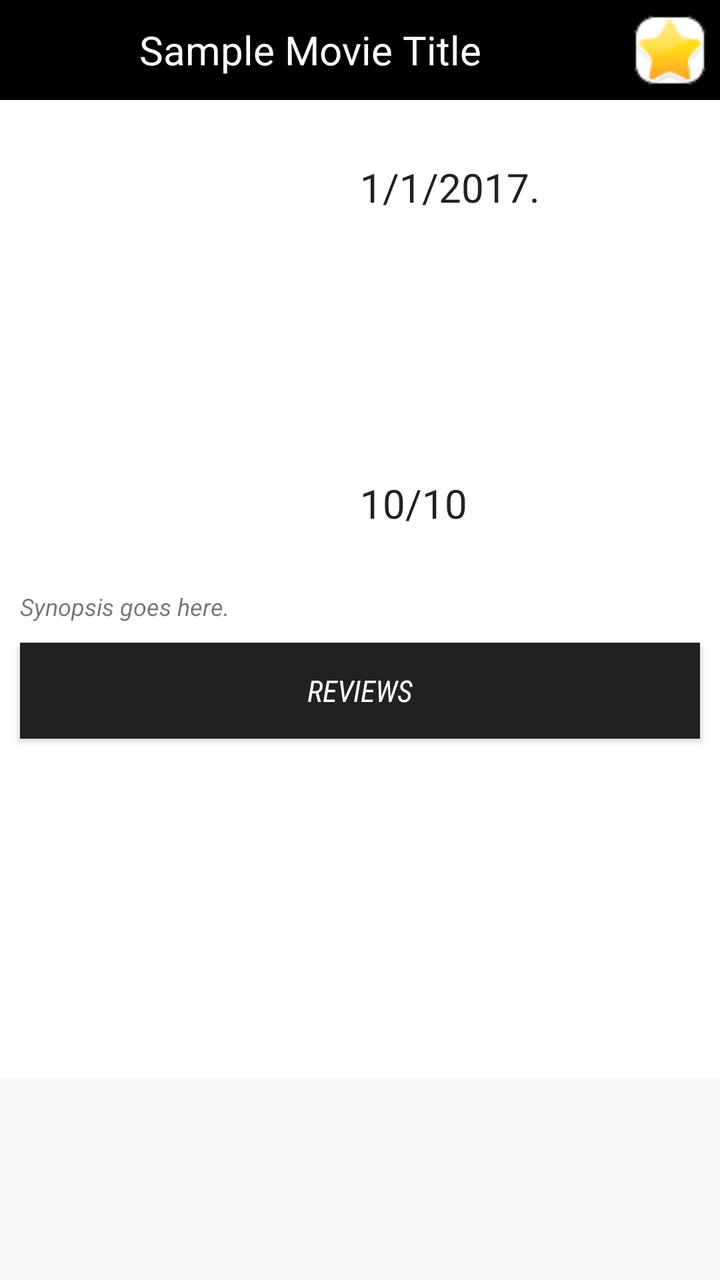
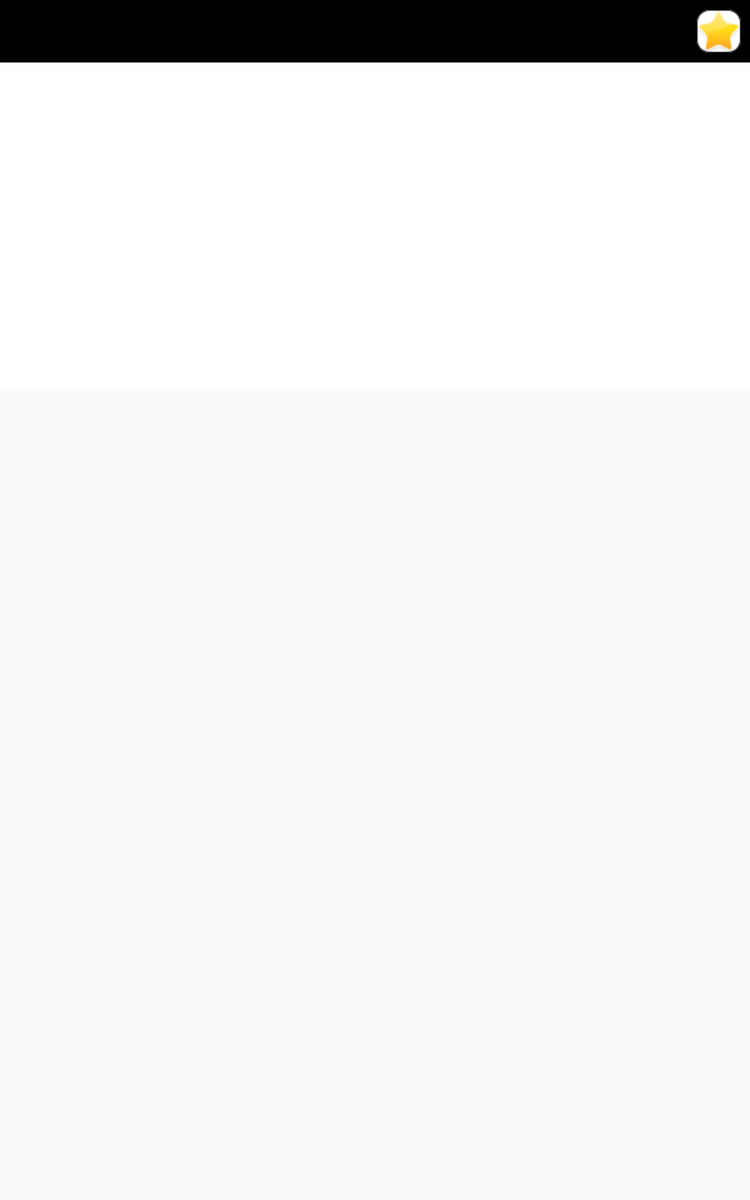

First picture: res/layout/ on a phone held upright. Second picture: the repository's own variant of that layout, on a device whose configuration matches the variant's folder. Source for both follows.
<!-- AndroidManifest.xml: application theme AppTheme -->
<!-- res/layout/info_fragment.xml -->
<?xml version="1.0" encoding="utf-8"?>
<ScrollView
    android:layout_height="match_parent"
    android:layout_width="match_parent"
    android:id="@+id/scroll_info"
    xmlns:android="http://schemas.android.com/apk/res/android">

    <RelativeLayout
        android:layout_width="match_parent"
        android:layout_height="match_parent"
        android:background="@color/colorWhite"
        >
        <LinearLayout
            android:layout_width="match_parent"
            android:layout_height="wrap_content"
            android:orientation="horizontal"
            android:id="@+id/movie_heading"
            android:background="@color/colorWhite">
            <TextView
                android:layout_width="0dp"
                android:layout_height="50dp"
                android:text="Sample Movie Title"
                android:textAppearance="?android:attr/textAppearanceLarge"
                android:textSize="20sp"
                android:id="@+id/movie_title"
                android:background="#000000"
                android:textColor="@color/colorWhite"
                android:gravity="center"
                android:layout_weight="3"/>
            <ImageButton
                android:id="@+id/favorites_button"
                android:layout_width="50dp"
                android:layout_height="50dp"
                android:src = "@drawable/star"
                android:layout_below="@+id/txt_date"
                android:layout_toRightOf="@+id/info_poster" />
        </LinearLayout>

        <ImageView
            android:layout_width="180dp"
            android:layout_height="185dp"
            android:id="@+id/info_poster"
            android:adjustViewBounds="true"
            android:layout_below="@+id/movie_heading"
            android:layout_marginTop="30dp"
            android:layout_alignParentLeft="true"
            android:layout_alignParentStart="true" />

        <TextView
            android:layout_width="match_parent"
            android:layout_height="wrap_content"
            android:text="1/1/2017."
            android:textSize="20sp"
            android:textColor="@color/colorPrimary"
            android:gravity="left"
            android:id="@+id/txt_date"
            android:layout_alignTop="@+id/info_poster"
            android:layout_toRightOf="@+id/info_poster"
            android:layout_toEndOf="@+id/info_poster" />



        <TextView
            android:layout_width="match_parent"
            android:layout_height="wrap_content"
            android:text="10/10"
            android:textSize="20sp"
            android:textColor="@color/colorPrimary"
            android:gravity="left"
            android:id="@+id/txt_vote_avg"
            android:layout_centerVertical="true"
            android:layout_toRightOf="@+id/info_poster"
            android:layout_toEndOf="@+id/info_poster"
            android:layout_alignBottom="@+id/info_poster"/>

        <TextView
            android:layout_width="wrap_content"
            android:layout_height="wrap_content"
            android:text="Synopsis goes here."
            android:textSize="12sp"
            android:textStyle="italic"
            android:layout_marginTop="30dp"
            android:id="@+id/txt_synopsis"
            android:layout_below="@+id/info_poster"
            android:layout_marginLeft="10dp"
            android:layout_marginStart="10dp"
            android:layout_marginEnd="10dp"
            android:layout_marginRight="10dp"
            android:layout_alignParentLeft="true"
            android:layout_alignParentStart="true" />

        <ListView
            android:layout_margin="10dp"

            android:layout_below="@+id/btn_reviews"
            android:id="@+id/listview_trailers"
            android:layout_width="wrap_content"
            android:layout_height="140dp"
            android:background="@drawable/list_divider">

        </ListView>

        <Button
            android:layout_width="match_parent"
            android:layout_height="wrap_content"
            android:layout_margin="10dp"
            android:id="@+id/btn_reviews"
            android:text="Reviews"
            android:textStyle="italic"
            android:textSize="15sp"
            android:fontFamily="sans-serif-condensed"
            android:background="@color/colorPrimary"
            android:textColor="@color/colorWhite"
            android:layout_below="@+id/txt_synopsis"
            android:onClick="getReviews"/>

    </RelativeLayout>

</ScrollView>
<!-- resources referenced by this layout -->
<resources>
  <color name="colorPrimary">#212121</color>
  <color name="colorWhite">#FFFFFF</color>
  <!-- drawable star: png bitmap (drawable, 1741 bytes) -->
  <style name="AppTheme" parent="Theme.AppCompat.Light.DarkActionBar">
          
          <item name="colorPrimary">@color/colorPrimary</item>
          <item name="colorPrimaryDark">@color/colorPrimaryDark</item>
          <item name="colorAccent">@color/colorAccent</item>
      </style>
  <color name="colorPrimaryDark">#303F9F</color>
  <color name="colorAccent">#FF4081</color>
</resources>
<!-- res/layout-sw600dp/info_fragment.xml (the author's variant of the layout above) -->
<!-- drawn on a 7-inch tablet held upright -->
<?xml version="1.0" encoding="utf-8"?>
<ScrollView
    android:layout_height="match_parent"
    android:layout_width="match_parent"
    android:id="@+id/scroll_info"
    xmlns:android="http://schemas.android.com/apk/res/android">

    <RelativeLayout
        android:layout_width="match_parent"
        android:layout_height="match_parent"
        android:background="@color/colorWhite"
        >
        <LinearLayout
            android:layout_width="match_parent"
            android:layout_height="wrap_content"
            android:orientation="horizontal"
            android:id="@+id/movie_heading"

            android:background="@color/colorWhite">
            <TextView
                android:layout_width="0dp"
                android:layout_height="50dp"
                android:textAppearance="?android:attr/textAppearanceLarge"
                android:textSize="20sp"
                android:id="@+id/movie_title"
                android:background="#000000"
                android:textColor="@color/colorWhite"
                android:gravity="center"
                android:layout_weight="3"/>
            <ImageButton
                android:id="@+id/favorites_button"
                android:layout_width="50dp"
                android:layout_height="50dp"
                android:src = "@drawable/star"
                android:layout_below="@+id/txt_date"
                android:layout_toRightOf="@+id/info_poster" />
        </LinearLayout>

        <LinearLayout
            android:layout_width="match_parent"
            android:layout_height="match_parent"
            android:id="@+id/top_half"
            android:orientation="horizontal"
            android:layout_below="@+id/movie_heading"
            android:layout_marginTop="30dp">
            <ImageView
                android:layout_width="170dp"
                android:layout_height="185dp"
                android:id="@+id/info_poster"
                android:adjustViewBounds="true"
                android:layout_below="@+id/movie_heading"
                android:layout_alignParentLeft="true"
                android:layout_alignParentStart="true" />

            <LinearLayout
                android:layout_width="match_parent"
                android:layout_height="match_parent"
                android:orientation="horizontal"
                android:layout_alignTop="@+id/info_poster"
                android:layout_toRightOf="@+id/info_poster"
                android:layout_toEndOf="@+id/info_poster"
                >
                <LinearLayout
                    android:layout_width="0dp"
                    android:layout_height="match_parent"
                    android:orientation="vertical"
                    android:layout_weight="1">
                    <TextView
                        android:layout_width="match_parent"
                        android:layout_height="0dp"
                        android:textSize="20sp"
                        android:textColor="@color/colorPrimary"
                        android:gravity="left"
                        android:layout_weight="1"
                        android:id="@+id/txt_date"/>

                    <TextView
                        android:layout_width="match_parent"
                        android:layout_height="0dp"
                        android:textSize="20sp"
                        android:textColor="@color/colorPrimary"
                        android:layout_weight="1"
                        android:id="@+id/txt_vote_avg"
                        android:gravity="bottom"
                        android:layout_centerVertical="true"
                        />
                </LinearLayout>

                <ListView
                    android:layout_marginRight="10dp"
                    android:id="@+id/listview_trailers"
                    android:layout_width="0dp"
                    android:layout_height="match_parent"
                    android:layout_weight="2"
                    android:background="@drawable/list_divider">

                </ListView>
            </LinearLayout>

        </LinearLayout>
        <TextView
            android:layout_width="wrap_content"
            android:layout_height="wrap_content"
            android:textSize="12sp"
            android:textStyle="italic"
            android:layout_marginTop="30dp"
            android:id="@+id/txt_synopsis"
            android:layout_below="@+id/top_half"
            android:layout_marginLeft="10dp"
            android:layout_marginStart="10dp"
            android:layout_marginEnd="10dp"
            android:layout_marginRight="10dp"
            android:layout_alignParentLeft="true"
            android:layout_alignParentStart="true" />



    </RelativeLayout>

</ScrollView>
